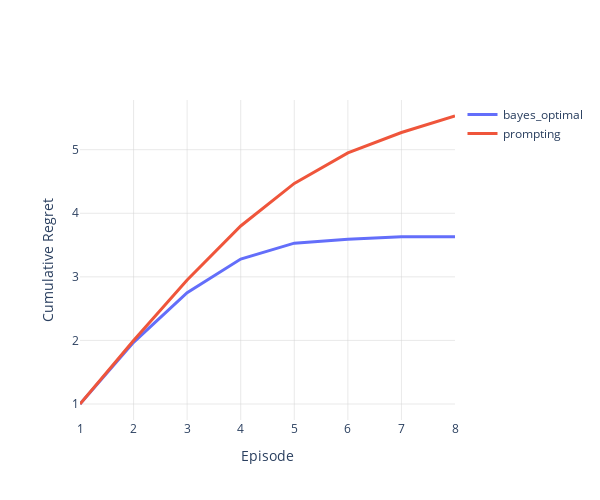

Notebook code for this chart:
### Code cell
fig = plot_cumulative_regret(strategies, paths)
fig.show()

### Figure 1 — Plotly figure (JSON) as saved in the notebook; plotly's stock layout.template omitted (floating-point values rounded to 4 significant figures)
{"data": [{"line": {"color": "#636EFA", "width": 3}, "mode": "lines", "name": "bayes_optimal", "type": "scatter", "x": [1, 2, 3, 4, 5, 6, 7, 8], "y": [1, 1.97, 2.75, 3.28, 3.53, 3.59, 3.63, 3.63]}, {"line": {"color": "#EF553B", "width": 3}, "mode": "lines", "name": "prompting", "type": "scatter", "x": [1, 2, 3, 4, 5, 6, 7, 8], "y": [1, 2, 2.95, 3.8, 4.47, 4.95, 5.27, 5.53]}], "layout": {"height": 500, "paper_bgcolor": "rgba(0,0,0,0)", "plot_bgcolor": "rgba(0,0,0,0)", "title": {"text": ""}, "width": 600, "xaxis": {"dtick": 1, "gridcolor": "LightGray", "gridwidth": 0.5, "showgrid": true, "showticklabels": true, "tick0": 1, "tickmode": "linear", "title": {"text": "Episode"}}, "yaxis": {"dtick": 1, "gridcolor": "LightGray", "gridwidth": 0.5, "showgrid": true, "showticklabels": true, "tick0": 0, "tickmode": "linear", "title": {"text": "Cumulative Regret"}}}}
